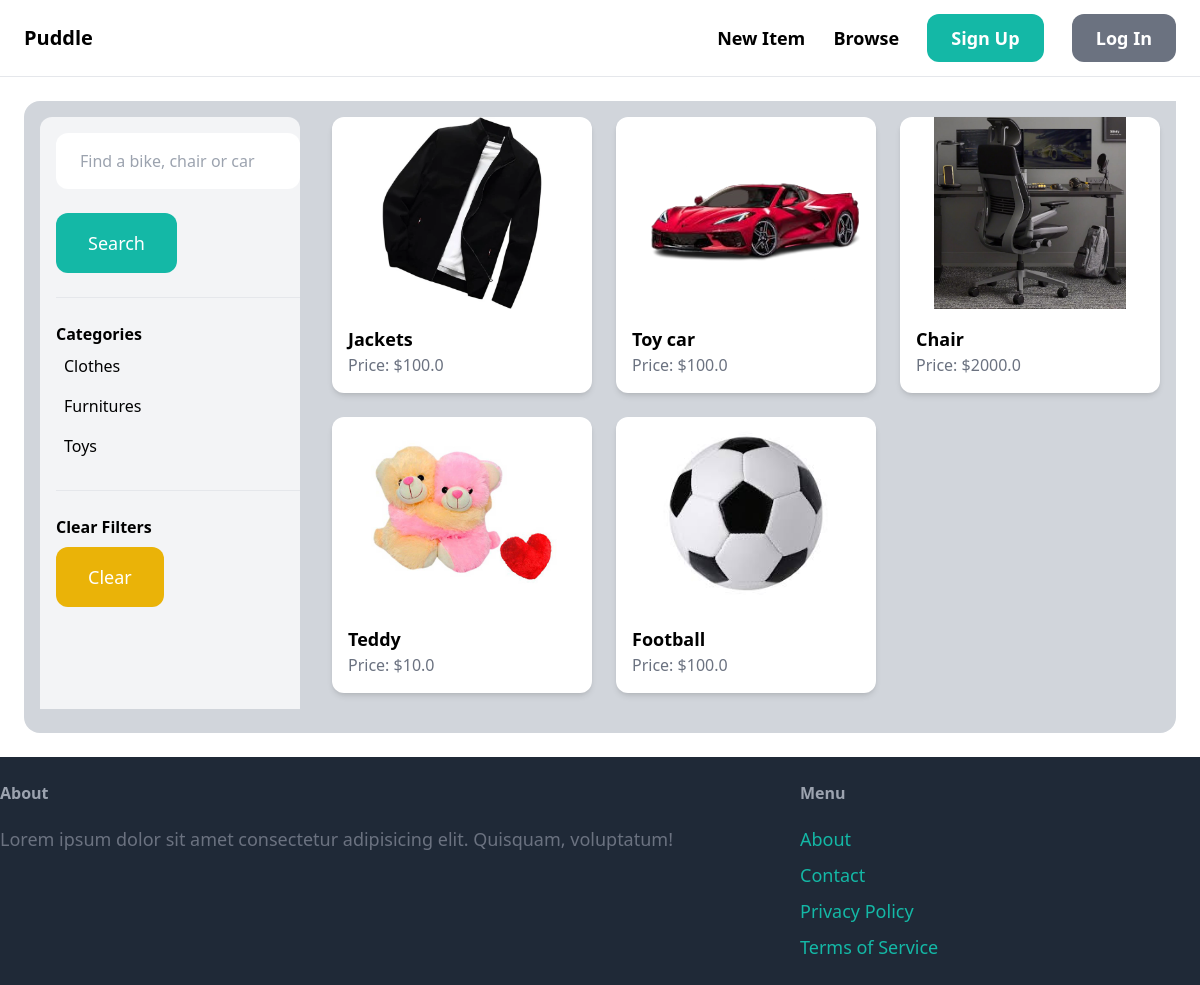
The app's page /items/ with its own data.
### item/models.py (models this page shows, shortened)
class Category(models.Model):
    name = models.CharField(max_length=255)
    class Meta:
        ordering = ('name',)
        verbose_name_plural="Categories"

class Item(models.Model):
    category=models.ForeignKey(Category,related_name="items",on_delete=models.CASCADE)
    name=models.CharField(max_length=255)
    description=models.TextField(blank=True,null=True)
    price=models.FloatField()
    image=models.ImageField(upload_to="item_images",blank=True,null=True)
    is_sold=models.BooleanField(default=False)
    created_at=models.DateTimeField(auto_now_add=True)
    created_by=models.ForeignKey(User,related_name="items",on_delete=models.CASCADE)

### item/views.py (the view)
# urls.py: path('',views.items,name='items'),
def items(request):
    query = request.GET.get('query', '')
    category_id = request.GET.get('category', 0)
    categories = Category.objects.all()
    items = Item.objects.filter(is_sold=False)
    try:
        category_id=int(category_id)
        if category_id:
            items=items.filter(category_id=category_id)
    except:
        category_id=0
    if query:
        items=items.filter(Q(name__icontains=query) | Q(description__icontains=query))
    return render(request,'item/items.html',{
        'items':items,
        'query':query,
        'categories':categories,
        'category_id':category_id,
    })

### item/templates/item/items.html (shortened to what this page needs)
{% extends 'core/base.html' %}
{% block content %}
    <div class="pb-6 grid grid-cols-4 gap-4 bg-gray-300 rounded-2xl">
        <div class="pt-4 pl-4 ml-4 mt-4 col-span-1 bg-gray-100 rounded-t-xl">
            <form method="get" action="{% url 'item:items' %}">
                <input name="query" class="w-full py-4 px-6 mb-4 b rounded-xl" type="text" value="{{query}}" placeholder="Find a bike, chair or car">
                <button class="mt-2 py-4 px-8 text-lg bg-teal-500 hover:bg-teal-700 rounded-xl text-white">Search</button>
            </form>
            <hr class="my-6">
            <p class="font-semibold" >Categories</p>
            <ul>
                {% for category in categories %}
                    <li class="py-2 px-2 rounded-xl {% if category.id == category_id %} bg-gray-200 {% endif %}">
                        <a href="{% url 'item:items' %}?query={{query}}&category={{category.id}}">{{category.name}}</a>
                    </li>
                {% endfor %}
            </ul>
            <hr class="my-6">
            <p class="font-semibold" >Clear Filters</p>
            <ul>
                <li>
                    <a href="{% url 'item:items' %}" class="mt-2 py-4 px-8 inline-block bg-yellow-500 text-lg rounded-xl text-white">Clear</a>
                </li>
        </div>
        <div class="col-span-3 bg-gray-300">
            <div class="py-4 px-4 grid grid-cols-1 md:grid-cols-2 lg:grid-cols-3 gap-6">
                {% for item in items %}
                    <div class="bg-white rounded-xl shadow-md">
                        <a href="{% url 'item:detail' item.id %} ">
                            <div class="h-48">
                                <img src="{{item.image.url}}" class="w-full h-full object-contain rounded-t-xl">
                            </div>
                            <div class="p-4">
                                <h2 class="text-lg font-semibold">{{item.name}}</h2>
                                <p class="text-gray-500">Price: ${{item.price}}</p>
                            </div>
                        </a>
                    </div>
                {% endfor %}
            </div>
        </div>
    </div>
{% endblock %}

### records on screen
Category: name "Clothes"
Category: name "Furnitures"
Category: name "Toys"
Item: image (picture), name "Jackets", price "100.0"
Item: image (picture), name "Toy car", price "100.0"
Item: image (picture), name "Chair", price "2000.0"
Item: image (picture), name "Teddy", price "10.0"
Item: image (picture), name "Football", price "100.0"
